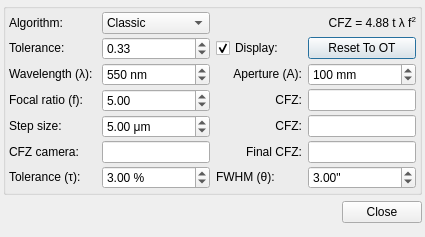
<?xml version="1.0" encoding="UTF-8"?>
<ui version="4.0">
 <class>focusCFZDialog</class>
 <widget class="QDialog" name="focusCFZDialog">
  <property name="geometry">
   <rect>
    <x>0</x>
    <y>0</y>
    <width>425</width>
    <height>237</height>
   </rect>
  </property>
  <property name="windowTitle">
   <string>Focus CFZ</string>
  </property>
  <layout class="QVBoxLayout" name="verticalLayout">
   <property name="leftMargin">
    <number>3</number>
   </property>
   <property name="topMargin">
    <number>3</number>
   </property>
   <property name="rightMargin">
    <number>3</number>
   </property>
   <property name="bottomMargin">
    <number>3</number>
   </property>
   <item>
    <widget class="QGroupBox" name="groupBox">
     <layout class="QGridLayout" name="gridLayoutCFZ" rowstretch="0,0,0,0,0,0,0">
      <property name="leftMargin">
       <number>3</number>
      </property>
      <property name="topMargin">
       <number>3</number>
      </property>
      <property name="rightMargin">
       <number>3</number>
      </property>
      <property name="bottomMargin">
       <number>3</number>
      </property>
      <property name="horizontalSpacing">
       <number>6</number>
      </property>
      <property name="verticalSpacing">
       <number>3</number>
      </property>
      <item row="1" column="0">
       <widget class="QLabel" name="focusCFZToleranceLabel">
        <property name="sizePolicy">
         <sizepolicy hsizetype="Preferred" vsizetype="Fixed">
          <horstretch>0</horstretch>
          <verstretch>0</verstretch>
         </sizepolicy>
        </property>
        <property name="toolTip">
         <string/>
        </property>
        <property name="whatsThis">
         <string/>
        </property>
        <property name="text">
         <string>Tolerance:</string>
        </property>
        <property name="buddy">
         <cstring>focusCFZTolerance</cstring>
        </property>
       </widget>
      </item>
      <item row="6" column="0">
       <widget class="QLabel" name="focusCFZTauLabel">
        <property name="sizePolicy">
         <sizepolicy hsizetype="Preferred" vsizetype="Fixed">
          <horstretch>0</horstretch>
          <verstretch>0</verstretch>
         </sizepolicy>
        </property>
        <property name="toolTip">
         <string/>
        </property>
        <property name="whatsThis">
         <string/>
        </property>
        <property name="text">
         <string>Tolerance (τ):</string>
        </property>
        <property name="buddy">
         <cstring>focusCFZTau</cstring>
        </property>
       </widget>
      </item>
      <item row="3" column="2">
       <widget class="QLabel" name="focusCFZLabel">
        <property name="sizePolicy">
         <sizepolicy hsizetype="Preferred" vsizetype="Fixed">
          <horstretch>0</horstretch>
          <verstretch>0</verstretch>
         </sizepolicy>
        </property>
        <property name="text">
         <string>&lt;html&gt;&lt;head/&gt;&lt;body&gt;&lt;p&gt;CFZ:&lt;/p&gt;&lt;/body&gt;&lt;/html&gt;</string>
        </property>
        <property name="alignment">
         <set>Qt::AlignRight|Qt::AlignTrailing|Qt::AlignVCenter</set>
        </property>
       </widget>
      </item>
      <item row="2" column="2">
       <widget class="QLabel" name="focusCFZApertureLabel">
        <property name="sizePolicy">
         <sizepolicy hsizetype="Preferred" vsizetype="Fixed">
          <horstretch>0</horstretch>
          <verstretch>0</verstretch>
         </sizepolicy>
        </property>
        <property name="text">
         <string>Aperture (A):</string>
        </property>
        <property name="alignment">
         <set>Qt::AlignRight|Qt::AlignTrailing|Qt::AlignVCenter</set>
        </property>
        <property name="buddy">
         <cstring>focusCFZAperture</cstring>
        </property>
       </widget>
      </item>
      <item row="1" column="2">
       <widget class="QCheckBox" name="focusCFZDisplayVCurve">
        <property name="sizePolicy">
         <sizepolicy hsizetype="Preferred" vsizetype="Fixed">
          <horstretch>0</horstretch>
          <verstretch>0</verstretch>
         </sizepolicy>
        </property>
        <property name="toolTip">
         <string>&lt;html&gt;&lt;head/&gt;&lt;body&gt;&lt;p&gt;Check to display the CFZ on the V-curve after a successful Autofocus run.&lt;/p&gt;&lt;/body&gt;&lt;/html&gt;</string>
        </property>
        <property name="text">
         <string>Display:</string>
        </property>
        <property name="checked">
         <bool>true</bool>
        </property>
        <property name="autoRepeatDelay">
         <number>298</number>
        </property>
       </widget>
      </item>
      <item row="2" column="3">
       <widget class="QSpinBox" name="focusCFZAperture">
        <property name="sizePolicy">
         <sizepolicy hsizetype="Preferred" vsizetype="Fixed">
          <horstretch>0</horstretch>
          <verstretch>0</verstretch>
         </sizepolicy>
        </property>
        <property name="toolTip">
         <string>&lt;html&gt;&lt;head/&gt;&lt;body&gt;&lt;p&gt;Set the aperture of your telescope in mm. This is defaulted from the selected optical train.&lt;/p&gt;&lt;/body&gt;&lt;/html&gt;</string>
        </property>
        <property name="suffix">
         <string> mm</string>
        </property>
        <property name="prefix">
         <string/>
        </property>
        <property name="minimum">
         <number>10</number>
        </property>
        <property name="maximum">
         <number>1000</number>
        </property>
        <property name="value">
         <number>100</number>
        </property>
       </widget>
      </item>
      <item row="5" column="1">
       <widget class="QLineEdit" name="focusCFZCameraSteps">
        <property name="sizePolicy">
         <sizepolicy hsizetype="Preferred" vsizetype="Fixed">
          <horstretch>0</horstretch>
          <verstretch>0</verstretch>
         </sizepolicy>
        </property>
        <property name="toolTip">
         <string>&lt;html&gt;&lt;head/&gt;&lt;body&gt;&lt;p&gt;The CFZ of the camera (resolution limit) in the active optical train.&lt;/p&gt;&lt;/body&gt;&lt;/html&gt;</string>
        </property>
        <property name="readOnly">
         <bool>true</bool>
        </property>
       </widget>
      </item>
      <item row="3" column="3">
       <widget class="QLineEdit" name="focusCFZ">
        <property name="sizePolicy">
         <sizepolicy hsizetype="Preferred" vsizetype="Fixed">
          <horstretch>0</horstretch>
          <verstretch>0</verstretch>
         </sizepolicy>
        </property>
        <property name="toolTip">
         <string>&lt;html&gt;&lt;head/&gt;&lt;body&gt;&lt;p&gt;The calculated CFZ in μm.&lt;/p&gt;&lt;/body&gt;&lt;/html&gt;</string>
        </property>
        <property name="readOnly">
         <bool>true</bool>
        </property>
       </widget>
      </item>
      <item row="1" column="1">
       <widget class="QDoubleSpinBox" name="focusCFZTolerance">
        <property name="sizePolicy">
         <sizepolicy hsizetype="Preferred" vsizetype="Fixed">
          <horstretch>0</horstretch>
          <verstretch>0</verstretch>
         </sizepolicy>
        </property>
        <property name="focusPolicy">
         <enum>Qt::WheelFocus</enum>
        </property>
        <property name="toolTip">
         <string>&lt;html&gt;&lt;head/&gt;&lt;body&gt;&lt;p&gt;Set the tolerance=t value between 0 and 1. This scales the classic CFZ calculation of 4.88 λ f&lt;span style=&quot; vertical-align:super;&quot;&gt;2&lt;/span&gt;&lt;/p&gt;&lt;/body&gt;&lt;/html&gt;</string>
        </property>
        <property name="minimum">
         <double>0.000000000000000</double>
        </property>
        <property name="maximum">
         <double>1.000000000000000</double>
        </property>
        <property name="singleStep">
         <double>0.010000000000000</double>
        </property>
        <property name="value">
         <double>0.330000000000000</double>
        </property>
       </widget>
      </item>
      <item row="5" column="3">
       <widget class="QLineEdit" name="focusCFZFinal">
        <property name="sizePolicy">
         <sizepolicy hsizetype="Preferred" vsizetype="Fixed">
          <horstretch>0</horstretch>
          <verstretch>0</verstretch>
         </sizepolicy>
        </property>
        <property name="toolTip">
         <string>&lt;html&gt;&lt;head/&gt;&lt;body&gt;&lt;p&gt;The Final CFZ is the greater of the calculated CFZ and camera CFZ.&lt;/p&gt;&lt;/body&gt;&lt;/html&gt;</string>
        </property>
        <property name="readOnly">
         <bool>true</bool>
        </property>
       </widget>
      </item>
      <item row="4" column="0">
       <widget class="QLabel" name="label_37">
        <property name="sizePolicy">
         <sizepolicy hsizetype="Preferred" vsizetype="Fixed">
          <horstretch>0</horstretch>
          <verstretch>0</verstretch>
         </sizepolicy>
        </property>
        <property name="text">
         <string>&lt;html&gt;&lt;head/&gt;&lt;body&gt;&lt;p&gt;Step size:&lt;/p&gt;&lt;/body&gt;&lt;/html&gt;</string>
        </property>
        <property name="buddy">
         <cstring>focusCFZStepSize</cstring>
        </property>
       </widget>
      </item>
      <item row="5" column="0">
       <widget class="QLabel" name="label_19">
        <property name="sizePolicy">
         <sizepolicy hsizetype="Preferred" vsizetype="Fixed">
          <horstretch>0</horstretch>
          <verstretch>0</verstretch>
         </sizepolicy>
        </property>
        <property name="text">
         <string>CFZ camera:</string>
        </property>
       </widget>
      </item>
      <item row="6" column="1">
       <widget class="QDoubleSpinBox" name="focusCFZTau">
        <property name="sizePolicy">
         <sizepolicy hsizetype="Preferred" vsizetype="Fixed">
          <horstretch>0</horstretch>
          <verstretch>0</verstretch>
         </sizepolicy>
        </property>
        <property name="focusPolicy">
         <enum>Qt::WheelFocus</enum>
        </property>
        <property name="toolTip">
         <string>&lt;html&gt;&lt;head/&gt;&lt;body&gt;&lt;p&gt;Set the &lt;span style=&quot; font-family:'Arial','Helvetica','sans-serif'; font-size:medium; color:#000000; background-color:#ffffff;&quot;&gt;focus tolerance, &lt;/span&gt;τ&lt;span style=&quot; font-family:'Arial','Helvetica','sans-serif'; font-size:medium; color:#000000; background-color:#ffffff;&quot;&gt; as a percentage of total seeing.&lt;/span&gt;&lt;/p&gt;&lt;/body&gt;&lt;/html&gt;</string>
        </property>
        <property name="suffix">
         <string> %</string>
        </property>
        <property name="minimum">
         <double>0.000000000000000</double>
        </property>
        <property name="maximum">
         <double>100.000000000000000</double>
        </property>
        <property name="singleStep">
         <double>1.000000000000000</double>
        </property>
        <property name="value">
         <double>3.000000000000000</double>
        </property>
       </widget>
      </item>
      <item row="4" column="3">
       <widget class="QLineEdit" name="focusCFZSteps">
        <property name="sizePolicy">
         <sizepolicy hsizetype="Preferred" vsizetype="Fixed">
          <horstretch>0</horstretch>
          <verstretch>0</verstretch>
         </sizepolicy>
        </property>
        <property name="toolTip">
         <string>&lt;html&gt;&lt;head/&gt;&lt;body&gt;&lt;p&gt;The calculated CFZ in steps.&lt;/p&gt;&lt;/body&gt;&lt;/html&gt;</string>
        </property>
        <property name="readOnly">
         <bool>true</bool>
        </property>
       </widget>
      </item>
      <item row="0" column="2" colspan="2">
       <widget class="QLabel" name="focusCFZFormula">
        <property name="sizePolicy">
         <sizepolicy hsizetype="Preferred" vsizetype="Fixed">
          <horstretch>0</horstretch>
          <verstretch>0</verstretch>
         </sizepolicy>
        </property>
        <property name="text">
         <string>&lt;html&gt;&lt;head/&gt;&lt;body&gt;&lt;p&gt;CFZ = 4.88 t λ f&lt;span style=&quot; vertical-align:super;&quot;&gt;2&lt;/span&gt;&lt;/p&gt;&lt;/body&gt;&lt;/html&gt;</string>
        </property>
        <property name="scaledContents">
         <bool>false</bool>
        </property>
        <property name="alignment">
         <set>Qt::AlignRight|Qt::AlignTrailing|Qt::AlignVCenter</set>
        </property>
       </widget>
      </item>
      <item row="4" column="2">
       <widget class="QLabel" name="focusCFZStepsLabel">
        <property name="sizePolicy">
         <sizepolicy hsizetype="Preferred" vsizetype="Fixed">
          <horstretch>0</horstretch>
          <verstretch>0</verstretch>
         </sizepolicy>
        </property>
        <property name="text">
         <string>CFZ:</string>
        </property>
        <property name="alignment">
         <set>Qt::AlignRight|Qt::AlignTrailing|Qt::AlignVCenter</set>
        </property>
       </widget>
      </item>
      <item row="2" column="0">
       <widget class="QLabel" name="focusCFZWavelengthLabel">
        <property name="sizePolicy">
         <sizepolicy hsizetype="Preferred" vsizetype="Fixed">
          <horstretch>0</horstretch>
          <verstretch>0</verstretch>
         </sizepolicy>
        </property>
        <property name="text">
         <string>Wavelength (λ):</string>
        </property>
        <property name="buddy">
         <cstring>focusCFZWavelength</cstring>
        </property>
       </widget>
      </item>
      <item row="4" column="1">
       <widget class="QDoubleSpinBox" name="focusCFZStepSize">
        <property name="sizePolicy">
         <sizepolicy hsizetype="Preferred" vsizetype="Fixed">
          <horstretch>0</horstretch>
          <verstretch>0</verstretch>
         </sizepolicy>
        </property>
        <property name="toolTip">
         <string>&lt;html&gt;&lt;head/&gt;&lt;body&gt;&lt;p&gt;Set the step size (in microns) of your focuser. To calculate this move your focuser from one end of its travel to the other (being careful not to force the focuser beyond its limits). Measure the distance the drawtube moves as accurately as you can (e.g. with calipers) and convert this to microns. Note how many steps you have moved the focuser. The step size = distance_in_microns / number_steps.&lt;/p&gt;&lt;/body&gt;&lt;/html&gt;</string>
        </property>
        <property name="suffix">
         <string> μm</string>
        </property>
        <property name="decimals">
         <number>2</number>
        </property>
        <property name="minimum">
         <double>0.010000000000000</double>
        </property>
        <property name="maximum">
         <double>100.000000000000000</double>
        </property>
        <property name="value">
         <double>5.000000000000000</double>
        </property>
       </widget>
      </item>
      <item row="6" column="3">
       <widget class="QDoubleSpinBox" name="focusCFZSeeing">
        <property name="sizePolicy">
         <sizepolicy hsizetype="Preferred" vsizetype="Fixed">
          <horstretch>0</horstretch>
          <verstretch>0</verstretch>
         </sizepolicy>
        </property>
        <property name="toolTip">
         <string>&lt;html&gt;&lt;head/&gt;&lt;body&gt;&lt;p&gt;The total seeing FWHM (in arc-seconds).&lt;/p&gt;&lt;/body&gt;&lt;/html&gt;</string>
        </property>
        <property name="suffix">
         <string>&quot;</string>
        </property>
        <property name="minimum">
         <double>1.000000000000000</double>
        </property>
        <property name="maximum">
         <double>10.000000000000000</double>
        </property>
        <property name="singleStep">
         <double>1.000000000000000</double>
        </property>
        <property name="value">
         <double>3.000000000000000</double>
        </property>
       </widget>
      </item>
      <item row="1" column="3">
       <widget class="QPushButton" name="resetToOTB">
        <property name="sizePolicy">
         <sizepolicy hsizetype="Preferred" vsizetype="Fixed">
          <horstretch>0</horstretch>
          <verstretch>0</verstretch>
         </sizepolicy>
        </property>
        <property name="toolTip">
         <string>&lt;html&gt;&lt;head/&gt;&lt;body&gt;&lt;p&gt;Reset Wavelength,  Aperture,  Focal ratio to values from the currently selected filter and optical train&lt;/p&gt;&lt;/body&gt;&lt;/html&gt;</string>
        </property>
        <property name="text">
         <string>Reset To OT</string>
        </property>
       </widget>
      </item>
      <item row="3" column="0">
       <widget class="QLabel" name="label_14">
        <property name="sizePolicy">
         <sizepolicy hsizetype="Preferred" vsizetype="Fixed">
          <horstretch>0</horstretch>
          <verstretch>0</verstretch>
         </sizepolicy>
        </property>
        <property name="text">
         <string>Focal ratio (f):</string>
        </property>
        <property name="buddy">
         <cstring>focusCFZFNumber</cstring>
        </property>
       </widget>
      </item>
      <item row="0" column="0">
       <widget class="QLabel" name="label_34">
        <property name="sizePolicy">
         <sizepolicy hsizetype="Preferred" vsizetype="Fixed">
          <horstretch>0</horstretch>
          <verstretch>0</verstretch>
         </sizepolicy>
        </property>
        <property name="toolTip">
         <string/>
        </property>
        <property name="text">
         <string>Algorithm:</string>
        </property>
        <property name="alignment">
         <set>Qt::AlignLeading|Qt::AlignLeft|Qt::AlignVCenter</set>
        </property>
        <property name="buddy">
         <cstring>focusCFZAlgorithm</cstring>
        </property>
       </widget>
      </item>
      <item row="0" column="1">
       <widget class="QComboBox" name="focusCFZAlgorithm">
        <property name="sizePolicy">
         <sizepolicy hsizetype="Preferred" vsizetype="Fixed">
          <horstretch>0</horstretch>
          <verstretch>0</verstretch>
         </sizepolicy>
        </property>
        <property name="toolTip">
         <string>&lt;html&gt;&lt;head/&gt;&lt;body&gt;&lt;p&gt;Select the Critical Focus Zone (CFZ) algorithm:&lt;/p&gt;&lt;ul style=&quot;margin-top: 0px; margin-bottom: 0px; margin-left: 0px; margin-right: 0px; -qt-list-indent: 1;&quot;&gt;&lt;li style=&quot; margin-top:0px; margin-bottom:0px; margin-left:0px; margin-right:0px; -qt-block-indent:0; text-indent:0px;&quot;&gt;&lt;span style=&quot; font-weight:600;&quot;&gt;Classic&lt;/span&gt;: Uses the formula, CFZ = 4.88 t λ f&lt;span style=&quot; vertical-align:super;&quot;&gt;2.&lt;/span&gt;.  Set tolerance, t=1 for the basic formula. Some have suggested t=1/3 empirically.&lt;/li&gt;&lt;/ul&gt;&lt;ul style=&quot;margin-top: 0px; margin-bottom: 0px; margin-left: 0px; margin-right: 0px; -qt-list-indent: 1;&quot;&gt;&lt;li style=&quot; margin-top:0px; margin-bottom:0px; margin-left:0px; margin-right:0px; -qt-block-indent:0; text-indent:0px;&quot;&gt;&lt;span style=&quot; font-weight:600;&quot;&gt;Wavefront: &lt;/span&gt;Uses the formula, CFZ = 4 t λ f&lt;span style=&quot; vertical-align:super;&quot;&gt;2&lt;/span&gt;.  Formula derived from wavefront aberration theory. Some have suggested t=1/3 or even t=1/10.&lt;/li&gt;&lt;/ul&gt;&lt;ul style=&quot;margin-top: 0px; margin-bottom: 0px; margin-left: 0px; margin-right: 0px; -qt-list-indent: 1;&quot;&gt;&lt;li style=&quot; margin-top:0px; margin-bottom:0px; margin-left:0px; margin-right:0px; -qt-block-indent:0; text-indent:0px;&quot;&gt;&lt;span style=&quot; font-weight:600;&quot;&gt;Gold: &lt;/span&gt;Uses the formula, CFZ = 0.00225 √τ θ f&lt;span style=&quot; vertical-align:super;&quot;&gt;2. &lt;/span&gt;A.  See http://www.goldastro.com/goldfocus/ncfz.php for more details.&lt;/li&gt;&lt;/ul&gt;&lt;/body&gt;&lt;/html&gt;</string>
        </property>
        <property name="currentIndex">
         <number>0</number>
        </property>
        <item>
         <property name="text">
          <string>Classic</string>
         </property>
        </item>
        <item>
         <property name="text">
          <string>Wavefront</string>
         </property>
        </item>
        <item>
         <property name="text">
          <string>Gold</string>
         </property>
        </item>
       </widget>
      </item>
      <item row="3" column="1">
       <widget class="QDoubleSpinBox" name="focusCFZFNumber">
        <property name="sizePolicy">
         <sizepolicy hsizetype="Preferred" vsizetype="Fixed">
          <horstretch>0</horstretch>
          <verstretch>0</verstretch>
         </sizepolicy>
        </property>
        <property name="toolTip">
         <string>&lt;html&gt;&lt;head/&gt;&lt;body&gt;&lt;p&gt;Set the F# to use. This is defaulted from the selected optical train.&lt;/p&gt;&lt;/body&gt;&lt;/html&gt;</string>
        </property>
        <property name="suffix">
         <string/>
        </property>
        <property name="decimals">
         <number>2</number>
        </property>
        <property name="minimum">
         <double>1.000000000000000</double>
        </property>
        <property name="maximum">
         <double>30.000000000000000</double>
        </property>
        <property name="value">
         <double>5.000000000000000</double>
        </property>
       </widget>
      </item>
      <item row="5" column="2">
       <widget class="QLabel" name="label_20">
        <property name="sizePolicy">
         <sizepolicy hsizetype="Preferred" vsizetype="Fixed">
          <horstretch>0</horstretch>
          <verstretch>0</verstretch>
         </sizepolicy>
        </property>
        <property name="text">
         <string>Final CFZ:</string>
        </property>
        <property name="alignment">
         <set>Qt::AlignRight|Qt::AlignTrailing|Qt::AlignVCenter</set>
        </property>
       </widget>
      </item>
      <item row="6" column="2">
       <widget class="QLabel" name="focusCFZSeeingLabel">
        <property name="sizePolicy">
         <sizepolicy hsizetype="Preferred" vsizetype="Fixed">
          <horstretch>0</horstretch>
          <verstretch>0</verstretch>
         </sizepolicy>
        </property>
        <property name="text">
         <string>FWHM (θ):</string>
        </property>
        <property name="buddy">
         <cstring>focusCFZSeeing</cstring>
        </property>
       </widget>
      </item>
      <item row="2" column="1">
       <widget class="QDoubleSpinBox" name="focusCFZWavelength">
        <property name="sizePolicy">
         <sizepolicy hsizetype="Preferred" vsizetype="Fixed">
          <horstretch>0</horstretch>
          <verstretch>0</verstretch>
         </sizepolicy>
        </property>
        <property name="toolTip">
         <string>&lt;html&gt;&lt;head/&gt;&lt;body&gt;&lt;p&gt;Set the light wavelength to use. This is defaulted from the Filter Settings popup for the selected filter. &lt;/p&gt;&lt;/body&gt;&lt;/html&gt;</string>
        </property>
        <property name="suffix">
         <string> nm</string>
        </property>
        <property name="decimals">
         <number>0</number>
        </property>
        <property name="minimum">
         <double>100.000000000000000</double>
        </property>
        <property name="maximum">
         <double>800.000000000000000</double>
        </property>
        <property name="value">
         <double>550.000000000000000</double>
        </property>
       </widget>
      </item>
     </layout>
    </widget>
   </item>
   <item>
    <widget class="QDialogButtonBox" name="buttonBox">
     <property name="orientation">
      <enum>Qt::Horizontal</enum>
     </property>
     <property name="standardButtons">
      <set>QDialogButtonBox::Close</set>
     </property>
    </widget>
   </item>
   <item>
    <spacer name="verticalSpacer">
     <property name="orientation">
      <enum>Qt::Vertical</enum>
     </property>
     <property name="sizeHint" stdset="0">
      <size>
       <width>20</width>
       <height>40</height>
      </size>
     </property>
    </spacer>
   </item>
  </layout>
 </widget>
 <tabstops>
  <tabstop>focusCFZAlgorithm</tabstop>
  <tabstop>focusCFZTolerance</tabstop>
  <tabstop>focusCFZDisplayVCurve</tabstop>
  <tabstop>resetToOTB</tabstop>
  <tabstop>focusCFZWavelength</tabstop>
  <tabstop>focusCFZAperture</tabstop>
  <tabstop>focusCFZFNumber</tabstop>
  <tabstop>focusCFZ</tabstop>
  <tabstop>focusCFZStepSize</tabstop>
  <tabstop>focusCFZSteps</tabstop>
  <tabstop>focusCFZCameraSteps</tabstop>
  <tabstop>focusCFZFinal</tabstop>
  <tabstop>focusCFZTau</tabstop>
  <tabstop>focusCFZSeeing</tabstop>
 </tabstops>
 <resources/>
 <connections>
  <connection>
   <sender>buttonBox</sender>
   <signal>accepted()</signal>
   <receiver>focusCFZDialog</receiver>
   <slot>accept()</slot>
   <hints>
    <hint type="sourcelabel">
     <x>248</x>
     <y>254</y>
    </hint>
    <hint type="destinationlabel">
     <x>157</x>
     <y>274</y>
    </hint>
   </hints>
  </connection>
  <connection>
   <sender>buttonBox</sender>
   <signal>rejected()</signal>
   <receiver>focusCFZDialog</receiver>
   <slot>reject()</slot>
   <hints>
    <hint type="sourcelabel">
     <x>316</x>
     <y>260</y>
    </hint>
    <hint type="destinationlabel">
     <x>286</x>
     <y>274</y>
    </hint>
   </hints>
  </connection>
 </connections>
</ui>
